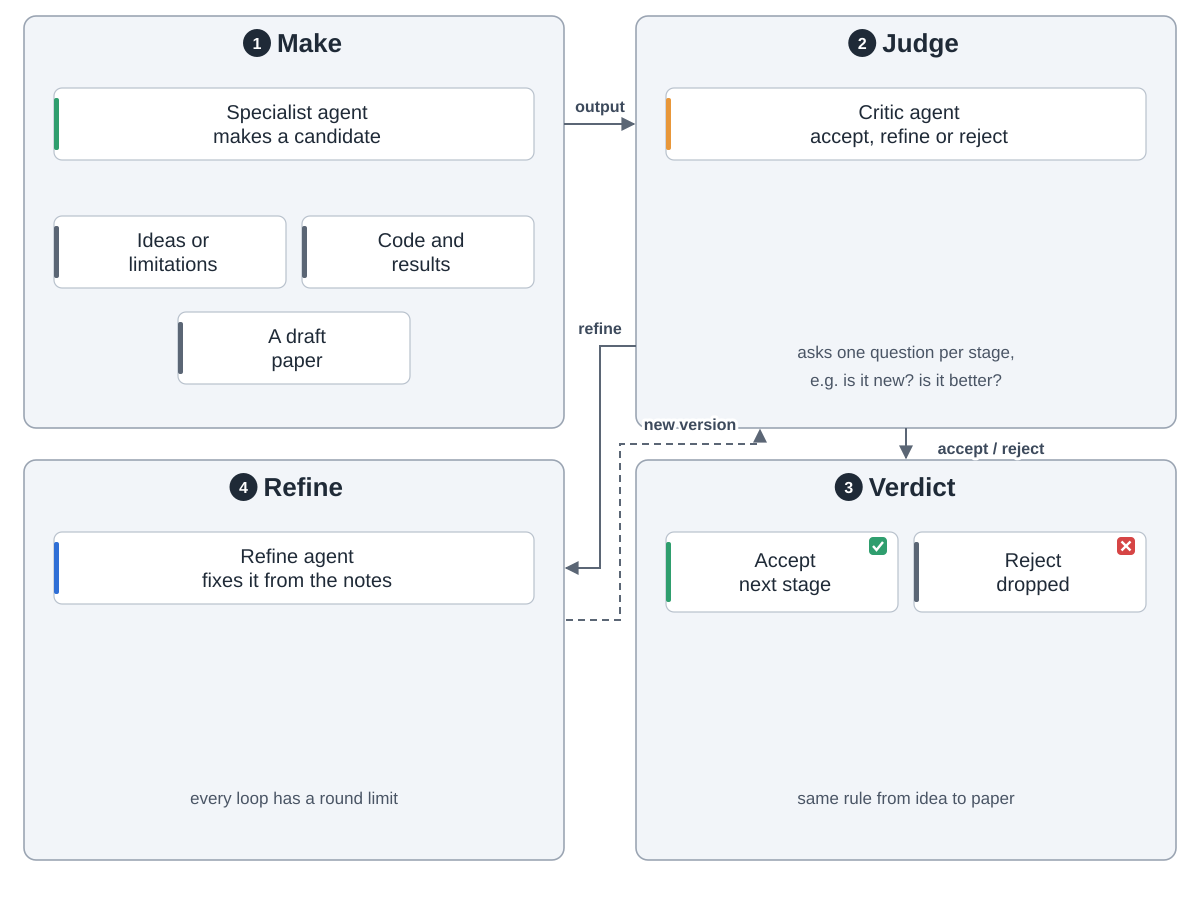

Write the Python code that produced this figure.
"""ScientistTwo: the one pattern every stage uses.  Drawn from Listing 1 and Table 1 of the paper
(arXiv:2609.19644v1, 17 Sep 2026, read 2026-10-05): each stage makes a candidate with a specialist
agent, a critic accepts, rejects or asks for a refinement, and refinement loops up to a round limit.
Run: python3 pattern.py

Snake order: 1 make (top left) -> 2 judge (top right) -> 3 verdict (bottom right)
-> 4 refine (bottom left), which sends a new version back to the critic."""
import sys
from pathlib import Path

sys.path.insert(0, str(Path(__file__).resolve().parents[2] / "tools"))
from archdiagram import Diagram  # noqa: E402

L, R, W = 24, 636, 540
T1, H1 = 16, 412
T2, H2 = 460, 400
FW, HW = 480, 232   # full-width card, half-width card


def full(x, y, label, kind=None, h=72):
    d.card(x + 30, y, label, kind, w=FW, h=h)


def pair(x, y, a, b, h=72):
    """Two half-width cards side by side; a and b are (label, kind)."""
    d.card(x + 30, y, a[0], a[1], w=HW, h=h)
    d.card(x + 278, y, b[0], b[1], w=HW, h=h)


def down(x, y0, y1):
    d.arrow(f"M{x} {y0}V{y1 - 2}")


def notes(x, top, h, *lines):
    """At most two note lines near the bottom of a group."""
    for i, s in enumerate(lines):
        d.note(x + W / 2, top + h - 70 + i * 28 + (14 if len(lines) == 1 else 0), s)


def across(y, label, back=False, rtl=False):
    """Arrow across the column gap at height y; rtl runs right group -> left group."""
    a, b = (R, L + W + 2) if rtl else (L + W, R - 2)
    d.arrow(f"M{a} {y}H{b}", back=back, label=label, at=((L + W + R) / 2, y - 12))


def drop(x, label, back=False, up=False):
    """Arrow across the row gap at x, label to its right; up runs bottom row -> top row."""
    a, b = (T2, T1 + H1 + 2) if up else (T1 + H1, T2 - 2)
    d.arrow(f"M{x} {a}V{b}", back=back, label=label, at=(x + 16 + len(label) * 4.6, T1 + H1 + 26))

d = Diagram("ScientistTwo: one pattern at every stage",
            "1 Make: a specialist agent makes a candidate, such as limitations, ideas, code and results, "
            "or a draft. 2 Judge: a critic agent asks a stage-specific question, such as is it new, or is it "
            "better than the baseline, and answers accept, refine or reject. 3 Verdict: accept moves the "
            "candidate on to the next stage; reject drops it. 4 Refine: a refine agent fixes the candidate "
            "using the critic's notes and sends the new version back to the critic. Every loop has a round "
            "limit. From Listing 1 and Table 1 of the paper.")

d.group(L, T1, W, H1, "Make", 1)
full(L, T1 + 72, "Specialist agent|makes a candidate", "plan")
pair(L, T1 + 200, ("Ideas or|limitations", "data"), ("Code and|results", "data"))
d.card(L + 154, T1 + 296, "A draft|paper", "data", w=HW, h=72)

d.group(R, T1, W, H1, "Judge", 2)
full(R, T1 + 72, "Critic agent|accept, refine or reject", "critic")
notes(R, T1, H1, "asks one question per stage,", "e.g. is it new? is it better?")

d.group(R, T2, W, H2, "Verdict", 3)
pair(R, T2 + 72, ("Accept|next stage", "plan"), ("Reject|dropped", "data"), h=80)
d.ok(R + 242, T2 + 86)
d.bad(R + 490, T2 + 86)
notes(R, T2, H2, "same rule from idea to paper")

d.group(L, T2, W, H2, "Refine", 4)
full(L, T2 + 72, "Refine agent|fixes it from the notes", "coding")
notes(L, T2, H2, "every loop has a round limit")

across(T1 + 108, "output")
d.arrow(f"M{R} {T1 + 330}H{(L + W + R) / 2}V{T2 + 108}H{L + W + 2}", label="refine", at=((L + W + R) / 2, T1 + 318))
drop(R + W / 2, "accept / reject")
d.arrow(f"M{L + W + 2} {T2 + 160}H{R - 16}V{T2 - 16}H{R + 124}V{T1 + H1 + 2}", back=True)
d.text((L + W + R) / 2 + 90, T2 - 30, "new version", "al")
d.save(Path(__file__).with_name("pattern.svg"))
